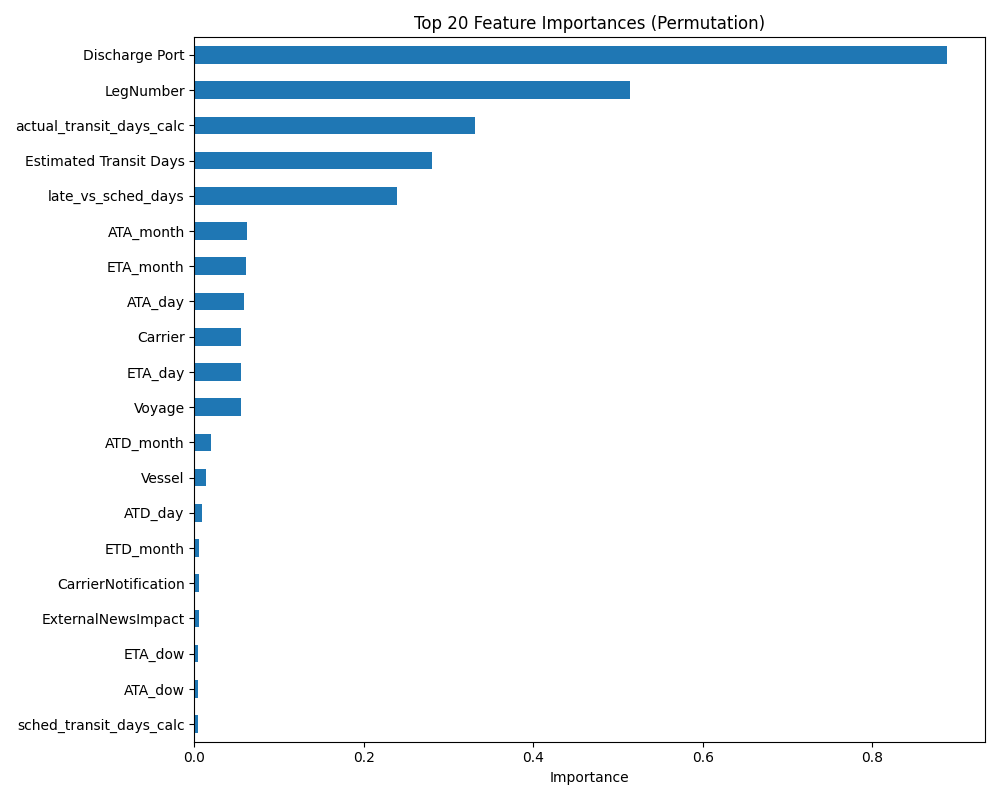

The script that saved this image:
import os
import sys
import joblib
import numpy as np
import pandas as pd
import matplotlib.pyplot as plt
from sklearn.inspection import permutation_importance

# Ensure import
BASE_DIR = os.path.dirname(os.path.abspath(__file__))
if BASE_DIR not in sys.path:
    sys.path.insert(0, BASE_DIR)
import fe_utils
from fe_utils import FrequencyEncoder  # noqa: F401

# --- Path to your pipeline and CSV (update if needed) ---
MODEL_PATH = r"C:\Users\Dell\Documents\ML Projects\Delivery Time predictor\data\delay_days_best_model.joblib"
DATA_PATH = r"C:\Users\Dell\Documents\ML Projects\Delivery Time predictor\data\routes_20000 (3).csv"

pipeline = joblib.load(MODEL_PATH)
df = pd.read_csv(DATA_PATH)

# --- Feature Engineering Section (matches your API/train!) ---
DATE_COLS = ["ETD","ETA","ATD","ATA"]
NUM_COLS = [
    'Estimated Transit Days','LegNumber','PortCongestion',
    'sched_transit_days_calc','actual_transit_days_calc','late_vs_sched_days',
    'ETD_year','ETD_month','ETD_dow','ETD_day','ETD_is_wknd',
    'ETA_year','ETA_month','ETA_dow','ETA_day','ETA_is_wknd',
    'ATD_year','ATD_month','ATD_dow','ATD_day','ATD_is_wknd',
    'ATA_year','ATA_month','ATA_dow','ATA_day','ATA_is_wknd'
]
CAT_COLS = [
    'Vessel','Voyage','Carrier','Load Port','Discharge Port','Transport Mode',
    'Early/Late','WasRolled','RolloverReason','PaymentStatus','DocumentSubmitted',
    'WeatherSeverity','GeoRiskFlag','CarrierNotification','ExternalNewsImpact'
]
DROP_COLS = ["Route No","Shipment Number","ETD","ETA","ATD","ATA","Delay Days","Transit Days"]

df2 = df.copy()
for c in DATE_COLS:
    if c in df2.columns:
        df2[c] = pd.to_datetime(df2[c], errors="coerce")

def date_feats(s, name):
    return pd.DataFrame({
        f"{name}_year": s.dt.year,
        f"{name}_month": s.dt.month,
        f"{name}_dow": s.dt.dayofweek,
        f"{name}_day": s.dt.day,
        f"{name}_is_wknd": s.dt.dayofweek.isin([5,6]).astype("float32"),
    })

for name in DATE_COLS:
    if name in df2.columns:
        feats = date_feats(df2[name], name)
        df2 = pd.concat([df2, feats], axis=1)
    else:
        for col in [f"{name}_year",f"{name}_month",f"{name}_dow",f"{name}_day",f"{name}_is_wknd"]:
            df2[col] = np.nan

df2["sched_transit_days_calc"]  = (df2["ETA"] - df2["ETD"]).dt.total_seconds() / 86400.0
df2["actual_transit_days_calc"] = (df2["ATA"] - df2["ATD"]).dt.total_seconds() / 86400.0
df2["late_vs_sched_days"]       = (df2["actual_transit_days_calc"] - df2["sched_transit_days_calc"])

# Now drop as in your API/train, keep same column order
X = df2.drop(columns=[c for c in DROP_COLS if c in df2.columns], errors="ignore")
y = df2["Delay Days"] if "Delay Days" in df2.columns else None

# Permutation Importance
model = pipeline[-1]
X_for_pred = pipeline.named_steps['prep'].transform(X)
result = permutation_importance(model, X_for_pred, y, n_repeats=5, random_state=42, n_jobs=-1)
importances = result.importances_mean

feature_names = NUM_COLS + CAT_COLS
# Automatically synchronize feature_names and importances if count mismatch
if len(importances) != len(feature_names):
    minlen = min(len(importances), len(feature_names))
    importances = importances[:minlen]
    feature_names = feature_names[:minlen]
fi = pd.Series(importances, index=feature_names).sort_values(ascending=True)
plt.figure(figsize=(10, 8))
fi.tail(20).plot(kind='barh')
plt.title('Top 20 Feature Importances (Permutation)')
plt.xlabel('Importance')
plt.tight_layout()
plt.savefig('feature_importance_perm.png')
print("Feature importance plot (permutation) saved as 'feature_importance_perm.png'")
